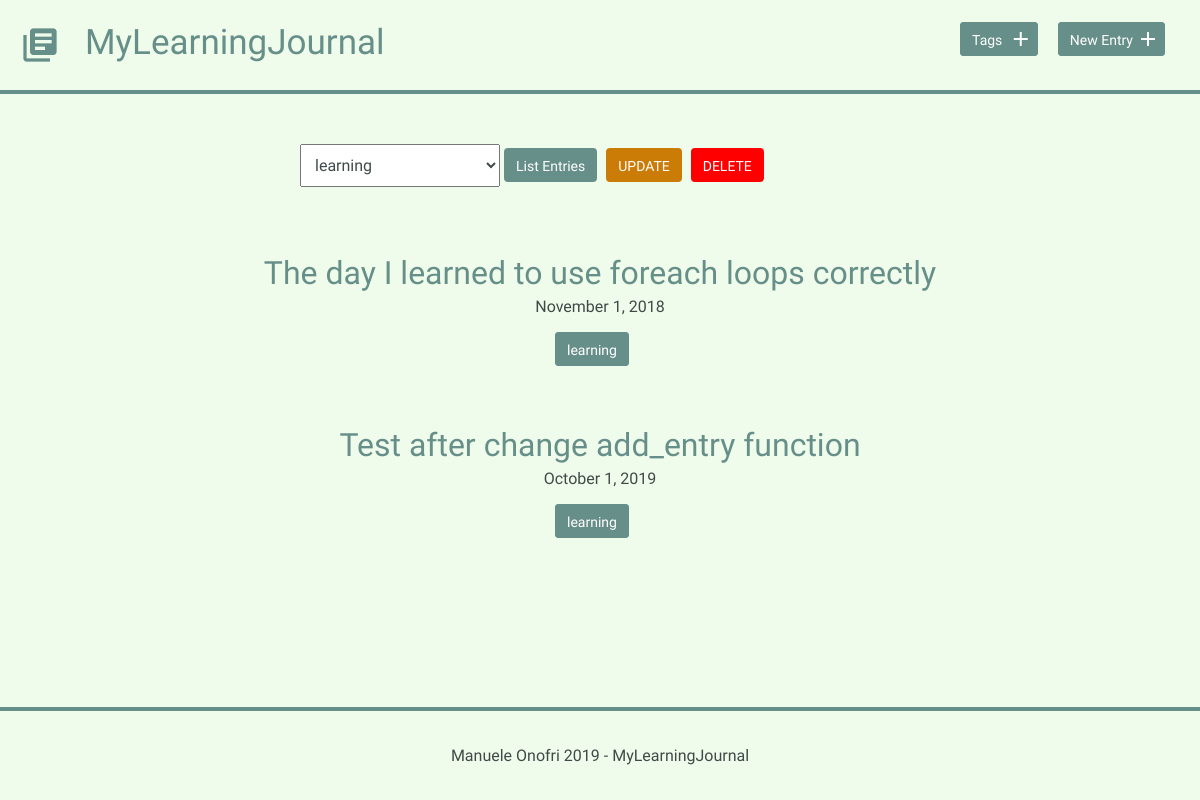
/tags.php?id=14, run on the app's committed database.
### tables this page shows
CREATE TABLE "tags" (
	"id"	INTEGER NOT NULL PRIMARY KEY AUTOINCREMENT,
	"name"	TEXT NOT NULL UNIQUE
);

CREATE TABLE "entries" (
	`id`	INTEGER,
	`title`	TEXT,
	`date`	TEXT,
	`time_spent`	INTEGER,
	`learned`	BLOB,
	`resources`	BLOB,
	PRIMARY KEY(`id`)
);

### inc/functions.php (called while the page is built, shortened)
<?php
function get_entries_per_tag($tag_id) {
    include('connection.php');
    try {
        $results = $db->query('SELECT entries.* FROM entries JOIN entries_tags
                                ON entries.id = entries_tags.entries_id
                                WHERE entries_tags.tags_id = ?');
        $results->bindValue(1, $tag_id, PDO::PARAM_INT);
        $results->execute();
    } catch (Exception $e) {
       $e->getMessage();
    }
    $entries = $results->fetchAll(PDO::FETCH_ASSOC);
    return $entries;
}
function get_tags_per_entry($entry_id) {
    include('connection.php');
    try {
        $results = $db->query('SELECT tags.name, tags.id FROM tags JOIN entries_tags
                                ON tags.id = entries_tags.tags_id
                                WHERE entries_tags.entries_id = ?');
        $results->bindValue(1, $entry_id, PDO::PARAM_INT);
        $results->execute();
    } catch (Exception $e) {
       $e->getMessage();
    }
    $tags = $results->fetchAll(PDO::FETCH_ASSOC);
    return $tags;
}
function get_tags() {
    include('connection.php');
    try {
        $results = $db->query('SELECT name FROM tags ORDER BY name');
    } catch (Exception $e) {
       $e->getMessage();
    }
    $tags = array_map(function($t) { return $t['name'];}, $results->fetchAll(PDO::FETCH_ASSOC));
    return $tags;
}
function get_tag($tag_id) {
    include('connection.php');
    try {
        $result = $db->prepare('SELECT name FROM tags WHERE id = ?');
        $result->bindValue(1, $tag_id, PDO::PARAM_INT);
        $result->execute();
    } catch (Exception $e) {
        $e->getMessage();
    }
    $tag_name = $result->fetch(PDO::FETCH_ASSOC);
    return $tag_name;
}

### inc/entriesList.php (the view)
<div class="entry-list">
    <?php
    foreach ($entries as $entry) {
    $tags = get_tags_per_entry($entry['id']);
    ?>
        <article>
            <h2>
                <a href="detail.php?id=<?php echo $entry['id']; ?>">
                    <?php echo $entry['title']; ?>
                </a>
            </h2>
            <time datetime="<?php echo $entry['date']; ?>">
                <?php echo strftime("%B %e, %G", strtotime($entry['date'])); ?>
            </time>
            <?php
            if (!empty($tags)) {
                echo "<div class='tags-list'>";
                foreach ($tags as $tag) {
                    echo "<a href='tags.php?id=" . $tag['id'] . "' class='button button-tag'>" . $tag['name'] . "</a>";
                }
                echo "</div>";
            }
            ?>
        </article>
    <?php } ?>
</div>

### tags.php (shortened to what this page needs)
<?php
include('inc/functions.php');
$tags = get_tags();
if (isset($_GET['id'])) {
    $tag_id = filter_input(INPUT_GET, 'id', FILTER_SANITIZE_NUMBER_INT);
    $tag_name = get_tag($tag_id)['name'];
    $entries = get_entries_per_tag($tag_id);
}
include('inc/header.php');
?>
<div class="tags-control">
    <form action="tags.php" method="post">
        <select name="tag">
        <?php
        foreach ($tags as $tag) {
            if (isset($tag_id) && ($tag == $tag_name)) {
                echo "<option value='$tag' selected>$tag</option>";
            } else {
                echo "<option value='$tag'>$tag</option>";
            }
        }
        ?>
        </select>
        <input class="button" type="submit" name="submit" value="List Entries" />
        <input class="button button-update" type="submit" name="update" value="Update" />
        <input class="button button-delete" type="submit" name="delete" value="Delete" onclick="return confirm('Are you sure you want to delete the selected tag?')" />
    </form>
</div>
<?php
if (isset($entries)) {
    include('inc/entriesList.php');
}
?>
<?php include('inc/footer.php'); ?>

### css/site.css (style rules this page uses)
body { font-size: 16px; color: #404a49; font-family: 'Cousine', serif; font-weight: 400; background-color: rgb(240, 252, 235); position: relative; min-height: 100vh; }
.tags-control { display: box; width: 600px; margin: 50px auto 0; }
.button { padding: 8px 10px 6px 10px; background: #678f89; border: 2px solid #678f89; border-radius: 4px; text-decoration: none; color: #FFF; position: relative; text-align: center; font-size: 14px; }
.button-delete { text-transform: uppercase; background-color: rgb(255, 0, 0); border-color: rgb(255, 0, 0); }
.button-update { text-transform: uppercase; background-color: #ca7c07; border-color: #ca7c07; }
.button-tag { margin-right: 1rem; }
h1, h2, h3 { margin: 0; font-weight: 400; line-height: 1em; color: #000; }
h2 { font-size: 32px; }
h2 a { text-decoration: none; color: #678f89; }
.entry-list, .edit-entry, .new-entry, .edit-tag { max-width: 800px; margin: 0 auto; padding: 70px 0 150px 0; }
.entry-list article { margin-bottom: 70px; text-align: center; }
.entry-list article:last-child { margin-bottom: 0; }
.entry-list article h2 { margin-bottom: 8px; }
.tags-list { margin-top: 1.5rem; }
input[type=submit] { margin-right: 5px; }
select { padding: 10px; width: 200px; }

### data on the page
tags: tag "learning"
entries: title "The day I learned to use foreach loops correctly", date "November 1, 2018", name "learning"
entries: title "Test after change add_entry function", date "October 1, 2019", name "learning"
